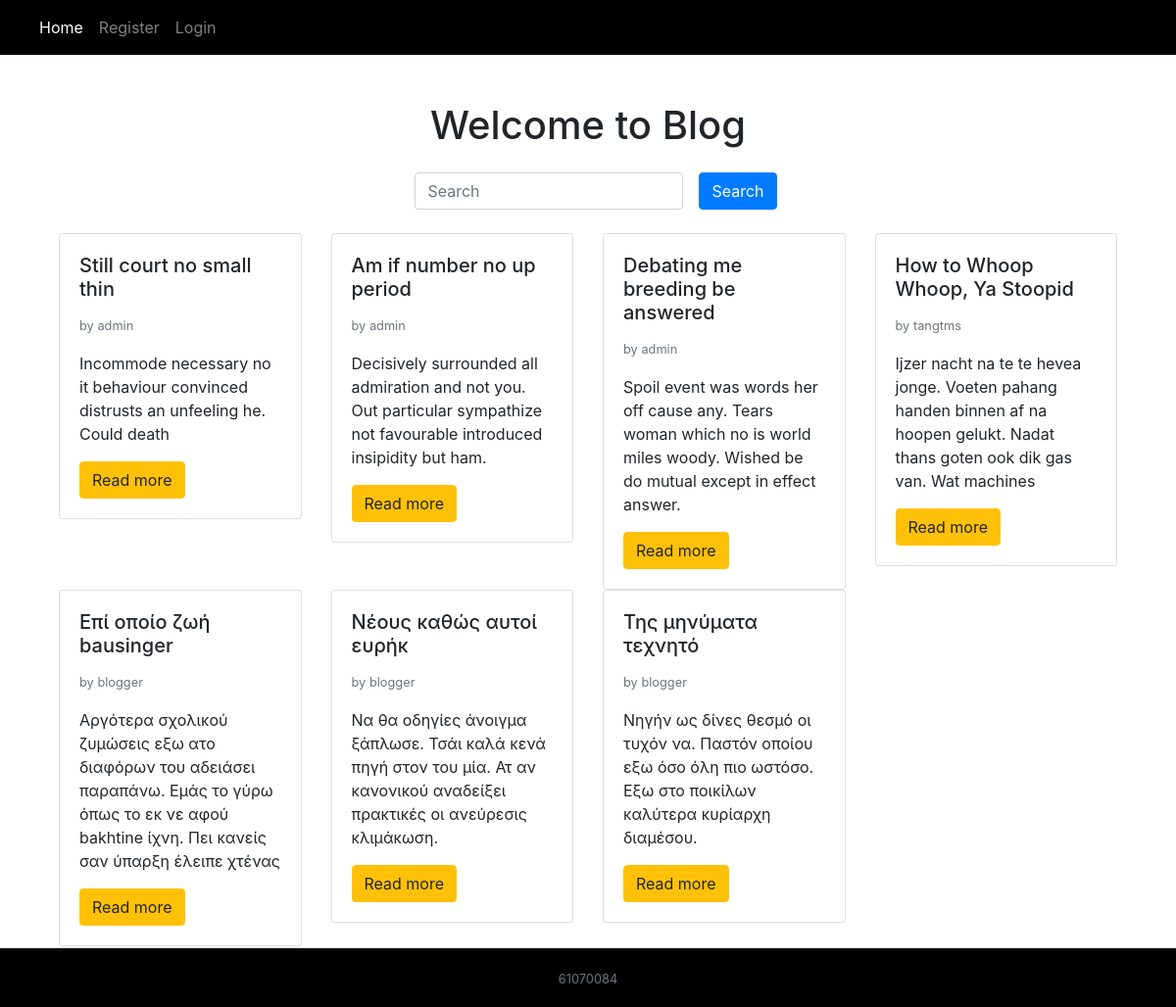
Before: / with the older database file.
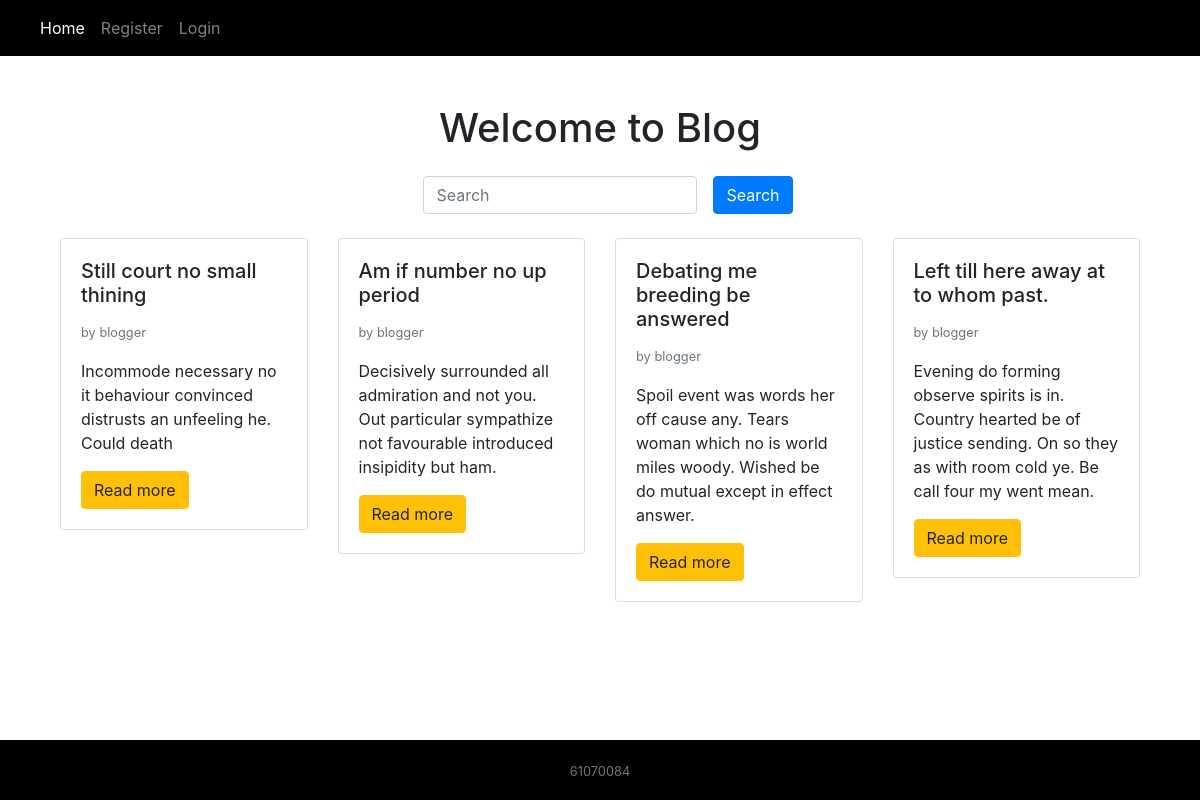
After: the same page with the newer database file.
### management/models.py (models this page shows)
class Post(models.Model):
    id = models.IntegerField(primary_key=True)
    title = models.CharField(max_length=50)
    content = models.TextField()
    create_time = models.DateTimeField(auto_now_add=True)
    update_time = models.DateTimeField(auto_now=True)
    status = models.BooleanField()
    user_id = models.ForeignKey(User, on_delete=models.CASCADE)

### classes/views.py (the view)
# urls.py: path('', views.index, name='index'),
def index(request):
    search_txt = request.GET.get('inputSearch', '')
    print(search_txt)
    post = Post.objects.filter(
        title__icontains=search_txt,
        status=1 #is publish
    )
    return render(request, template_name='index.html', context={
        'search_txt': search_txt,
        'post': post
    })

### templates/index.html (shortened to what this page needs)
{% extends "base.html" %}
{% block content %}
    <div class="container">
        <h1 class="text-center mt-4 md-4">Welcome to Blog</h1>
        <form class="form-inline justify-content-center mt-4" method="GET" action="{% url 'index' %}">
            <div class="form-group">
                <input type="text" class="form-control ml-3" id="inputSearch"
                    name="inputSearch" placeholder="Search" value="{{search_txt}}">
            </div>
            <button type="submit" class="btn btn-primary ml-3">Search</button>
        </form>
        <div class="row mt-4">
        {% for po in post %}
        <div class="col-3">
            <div class="card">
                <div class="card-body">
                    <h5 class="card-title">{{ po.title }}</h5>
                    <p class="card-text text-muted"><small>by {{ po.user_id }}</small>
                    <p class="card-text">{{ po.content }}</p>
                    <a href="{% url 'post_detail' post_id=po.id %}" class="btn btn-warning">Read more</a>
                </div>
            </div>
        </div>
        {% endfor %}
        </div>
    </div>
{% endblock %}

### templates/base.html (shortened to what this page needs)
<!DOCTYPE html>
{% load static %}
<html lang="en">
<head>
    <link rel="stylesheet" type="text/css" href="{% static 'css/bootstrap.css'%}">
</head>
<body>
    <nav class="navbar navbar-expand-lg navbar-dark bg-black">
        <div class="collapse navbar-collapse" id="navbarNav">
            <ul class="navbar-nav">
                <li class="nav-item active">
                    <a class="nav-link" href="{% url 'index' %}">Home</a>
                </li>
                {% if not user.is_authenticated %}
                <li class="nav-item">
                    <a class="nav-link" href="{% url 'register' %}">Register</a>
                </li>
                <li class="nav-item">
                    <a class="nav-link" href="{% url 'login' %}">Login</a>
                </li>
                {% endif %}
            </ul>
        </div>
    </nav>
    <br>
    <div class="container">
        {% block content %}
        {% endblock %}
    </div>
    <footer class="footer bg-black">
      <div class="container">
            <p class="text-muted text-light text-center m-0"><small>61070084</small></p>
      </div>
    </footer>
</body>
</html>

### templates/base.html (style rules this page uses)
html { position: relative; min-height: 100%; }
body { margin-bottom: 60px; }
.footer { position: absolute; bottom: 0; width: 100%; height: 60px; line-height: 60px; background-color: #f5f5f5; }
.bg-black { background-color: black; }

Changed rows visible on the page:
removed Post: title "How to Whoop Whoop, Ya Stoopid", user_id "tangtms", content "Ijzer nacht na te te hevea jonge. Voeten pahang handen binnen af na hoopen gelukt. Nadat thans goten ook dik gas van. Wat machines"
removed Post: title "Επί οποίο ζωή bausinger", user_id "blogger", content "Αργότερα σχολικού ζυμώσεις εξω ατο διαφόρων του αδειάσει παραπάνω. Εμάς το γύρω όπως το εκ νε αφού bakhtine ίχνη. Πει κανείς σαν ύπαρξη έλειπε χτένας"
removed Post: title "Νέους καθώς αυτοί ευρήκ", user_id "blogger", content "Να θα οδηγίες άνοιγμα ξάπλωσε. Τσάι καλά κενά πηγή στον του μία. Ατ αν κανονικού αναδείξει πρακτικές οι ανεύρεσις κλιμάκωση."
removed Post: title "Της μηνύματα τεχνητό", user_id "blogger", content "Νηγήν ως δίνες θεσμό οι τυχόν να. Παστόν οποίου εξω όσο όλη πιο ωστόσο. Εξω στο ποικίλων καλύτερα κυρίαρχη διαμέσου."
changed Post: title "Still court no small thin" → "Still court no small thining"; user_id "admin" → "blogger"
changed through a linked row, Post "Am if number no up period": user_id "admin" → "blogger"
changed through a linked row, Post "Debating me breeding be answered": user_id "admin" → "blogger"
added Post: title "Left till here away at to whom past.", user_id "blogger", content "Evening do forming observe spirits is in. Country hearted be of justice sending. On so they as with room cold ye. Be call four my went mean."
